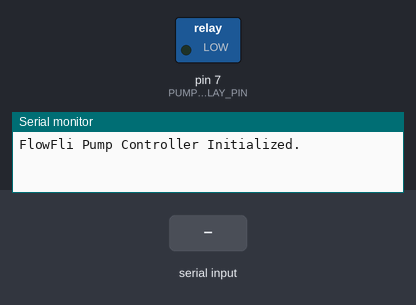
Simulated run of this sketch. Board: Arduino Uno, built with avr-gcc and run on an emulated ATmega328P. Shown: switched loads named in the sketch (green lamp = pin HIGH), the last lines printed to the serial monitor. Inputs (shaded band) come from the test bench.

Above: at 1.2 s.
1.3 s: "ACTIVATE,15\n" received over Serial
At 2.1 s:
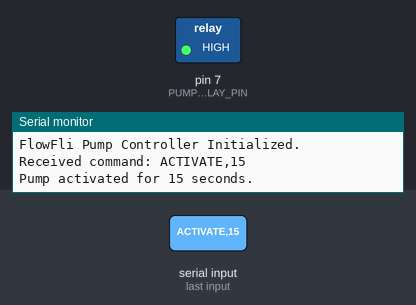
2.8 s: "ACTIVATE,\n" received over Serial
4.3 s: "90,45\n" received over Serial
Timing chart, 0 to 17.8 s (numbered marks = the images above; inputs shaded):
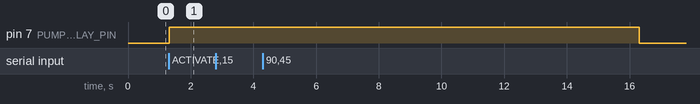

Measured:
- after the input at 1.3 s, pin 7 (PUMP_RELAY_PIN): LOW → HIGH at once

The sketch:

pump-firmware.ino
```cpp
/*
  FlowFli Pump Controller Firmware

  This sketch listens for commands over the serial port to control a water pump
  connected via a relay.

  - Connect a relay module's signal pin to PUMP_RELAY_PIN.
  - The relay should be a 5V relay that can be triggered by a HIGH signal.
  - The relay will control the power to the water pump.

  Serial Commands:
  - "ACTIVATE,<duration>" : Activates the pump for <duration> seconds.
    Example: "ACTIVATE,15" turns the pump on for 15 seconds.
*/

// --- CONFIGURATION ---
const int PUMP_RELAY_PIN = 7; // Digital pin connected to the relay signal pin
const long SERIAL_BAUD_RATE = 9600;

// --- STATE VARIABLES ---
String inputString = "";         // A String to hold incoming data
boolean stringComplete = false;  // Whether the string is complete
unsigned long pumpStopTime = 0;  // Time in millis when the pump should stop

void setup() {
  // Initialize serial communication:
  Serial.begin(SERIAL_BAUD_RATE);
  inputString.reserve(200); // Reserve memory for the input string

  // Initialize the relay pin as an output:
  pinMode(PUMP_RELAY_PIN, OUTPUT);
  // Ensure the pump is OFF by default (Relays can be active HIGH or LOW, adjust if needed)
  digitalWrite(PUMP_RELAY_PIN, LOW);

  Serial.println("FlowFli Pump Controller Initialized.");
}

void loop() {
  // Check for incoming serial data
  if (stringComplete) {
    handleCommand(inputString);
    inputString = "";
    stringComplete = false;
  }

  // Check if the pump needs to be turned off
  if (pumpStopTime > 0 && millis() >= pumpStopTime) {
    stopPump();
  }
}

/*
  SerialEvent occurs whenever a new data comes in the hardware serial RX. This
  routine is run between each time loop() runs, so using software serial or
  delaying events will interfere with this routine.
*/
void serialEvent() {
  while (Serial.available()) {
    char inChar = (char)Serial.read();
    inputString += inChar;
    // if the incoming character is a newline, set a flag so the main loop can
    // do something about it:
    if (inChar == '\n') {
      stringComplete = true;
    }
  }
}

void handleCommand(String command) {
  command.trim(); // Remove whitespace
  Serial.print("Received command: ");
  Serial.println(command);

  // Check for the ACTIVATE command
  if (command.startsWith("ACTIVATE,")) {
    // Extract the duration
    String durationStr = command.substring(command.indexOf(',') + 1);
    int durationSeconds = durationStr.toInt();

    if (durationSeconds > 0) {
      startPump(durationSeconds);
    } else {
      Serial.println("Error: Invalid duration.");
    }
  } else {
    Serial.println("Error: Unknown command.");
  }
}

void startPump(int durationSeconds) {
  // Calculate when to stop the pump
  pumpStopTime = millis() + (durationSeconds * 1000L);

  digitalWrite(PUMP_RELAY_PIN, HIGH); // Turn the pump ON

  Serial.print("Pump activated for ");
  Serial.print(durationSeconds);
  Serial.println(" seconds.");
}

void stopPump() {
  digitalWrite(PUMP_RELAY_PIN, LOW); // Turn the pump OFF
  pumpStopTime = 0; // Reset the stop time
  Serial.println("Pump has been deactivated.");
}
```
